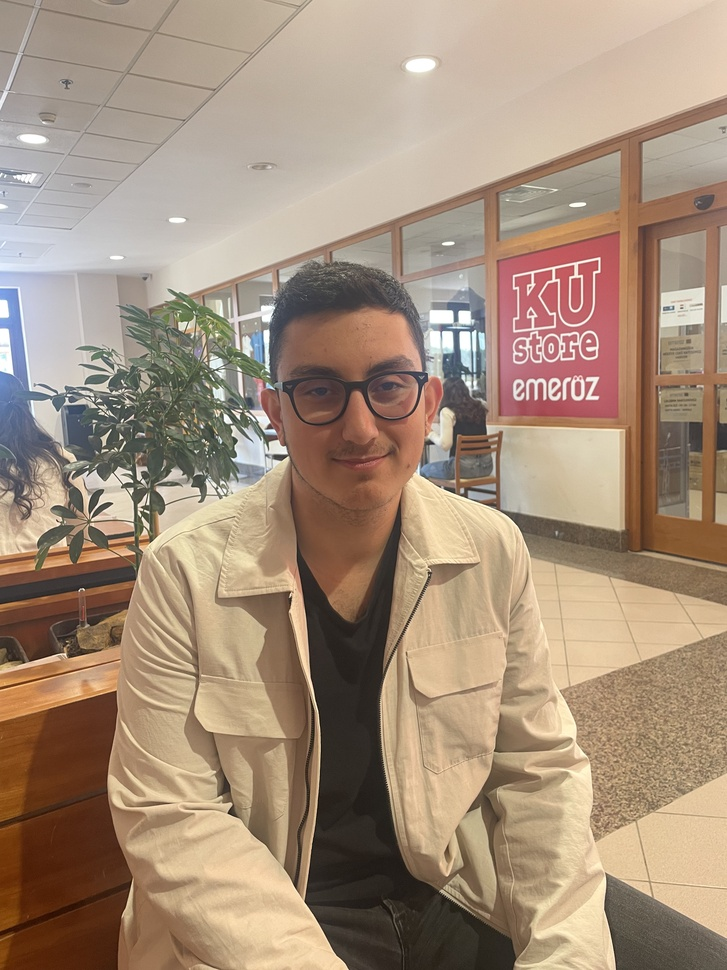
#> input picture IMG_3863.jpg, 727 x 970 px, shrunk from 3024 x 4032 before the run
$ python -i face_utils.py   (imports and definitions only)
#> lines starting #> are read from the running program, lines starting #| are printed output that depends on the picture
#> further down, picture is the input picture: PIL image 727x970 RGB; mean R, G, B 164.5, 142.7, 122.6
import numpy as np
import cv2
from PIL import Image

# Load OpenCV's Haar cascade for face detection
cascade_path = cv2.data.haarcascades + "haarcascade_frontalface_default.xml"
face_cascade = cv2.CascadeClassifier(cascade_path)

def detect_and_crop_face(pil_img):
    """
    Detects and crops the largest face in a given PIL image.
    If no face is found, the original image is returned.

    Args:
        pil_img (PIL.Image): Input image in RGB

    Returns:
        PIL.Image: Cropped face image or original if no face found
    """
    # Convert PIL → NumPy → OpenCV BGR
    np_rgb = np.array(pil_img.convert("RGB"))
    np_bgr = cv2.cvtColor(np_rgb, cv2.COLOR_RGB2BGR)

    # Convert to grayscale and detect faces
    gray = cv2.cvtColor(np_bgr, cv2.COLOR_BGR2GRAY)
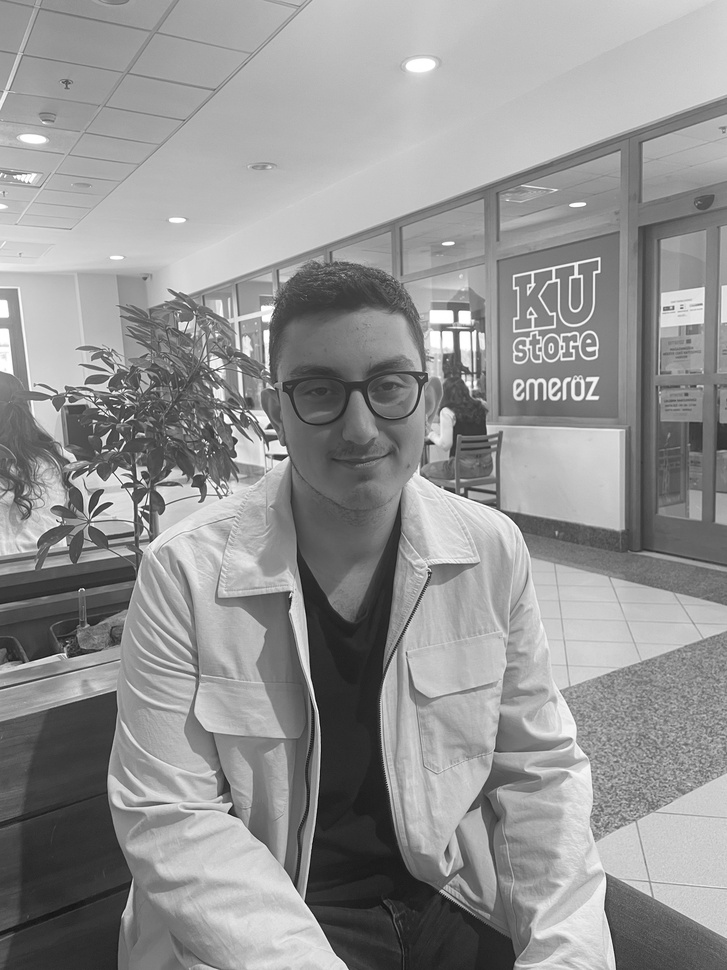
#> gray: shape (970, 727); min 10, max 255, mean 147
    faces = face_cascade.detectMultiScale(
        gray,
        scaleFactor=1.1,
        minNeighbors=5,
        minSize=(64, 64),
        flags=cv2.CASCADE_SCALE_IMAGE
    )
#> faces = [[261, 316, 185, 185]]

    if len(faces) == 0:
        return pil_img  # No face found

    # Select the largest detected face (most likely main subject)
    x, y, w, h = max(faces, key=lambda rect: rect[2] * rect[3])
#> x = 261; y = 316; w = 185; h = 185

    # Apply 10% margin around face bounding box
    margin_x = int(0.1 * w)
#> margin_x = 18
    margin_y = int(0.1 * h)
#> margin_y = 18
    x1 = max(x - margin_x, 0)
#> x1 = 243
    y1 = max(y - margin_y, 0)
#> y1 = 298
    x2 = min(x + w + margin_x, np_bgr.shape[1])
#> x2 = 464
    y2 = min(y + h + margin_y, np_bgr.shape[0])
#> y2 = 519

    # Crop and convert back to RGB PIL image
    cropped_bgr = np_bgr[y1:y2, x1:x2]
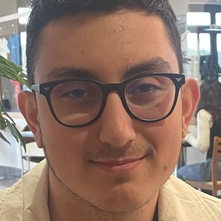
#> cropped_bgr: shape (221, 221, 3); mean B, G, R 106.3, 118.9, 144.7
    cropped_rgb = cv2.cvtColor(cropped_bgr, cv2.COLOR_BGR2RGB)
    return Image.fromarray(cropped_rgb)

>>> from PIL import Image
>>> picture = Image.open('../IMG_3863.jpg')
>>> result = detect_and_crop_face(picture)
